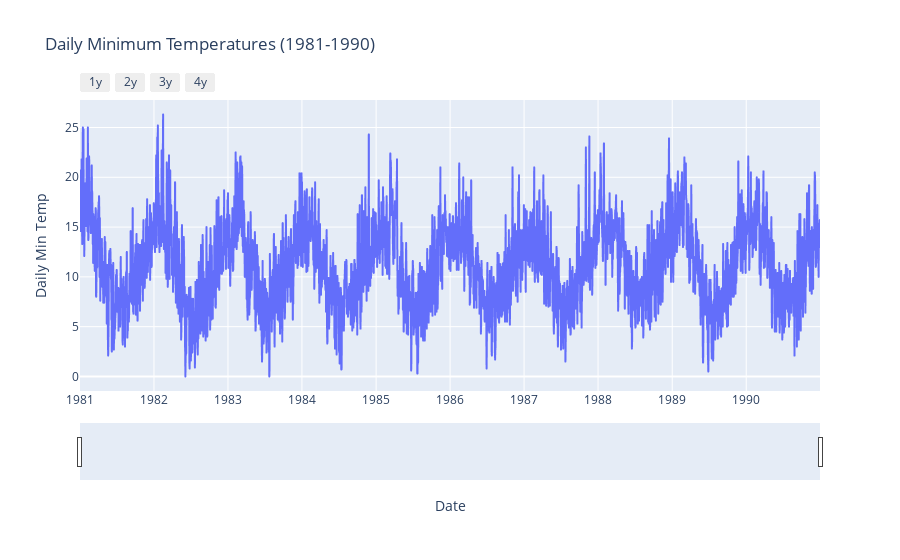

Here is the notebook cell this chart was saved with:
### Markdown cell above
Plotting Time Series...

### Code cell
import plotly.express as px

fig = px.line(df,x=df.index, y='Daily Min Temp', title='Daily Minimum Temperatures (1981-1990)')
fig.update_layout(
    xaxis=dict(
                rangeselector = dict(
                    buttons = list([
                dict(count=1,label ="1y", step="year",stepmode="backward"),
                dict(count=2,label ="2y", step="year",stepmode="backward"),
                dict(count=3,label ="3y", step="year",stepmode="backward"),
                dict(count=4,label ="4y", step="year",stepmode="backward"),
                  ])
                ),
                rangeslider=dict(
            visible=True
        ),
    ))

### Figure 1 — Plotly figure (JSON) as saved in the notebook; plotly's stock layout.template omitted (floating-point values rounded to 4 significant figures; data arrays with more than 128 entries replaced by an {"elided": "..."} marker saying what was removed)
{"data": [{"hovertemplate": "Date=%{x}<br>Daily Min Temp=%{y}<extra></extra>", "legendgroup": "", "line": {"color": "#636efa", "dash": "solid"}, "marker": {"symbol": "circle"}, "mode": "lines", "name": "", "showlegend": false, "type": "scattergl", "x": {"elided": "3650 str values"}, "xaxis": "x", "y": {"elided": "3650 float values"}, "yaxis": "y"}], "layout": {"legend": {"tracegroupgap": 0}, "title": {"text": "Daily Minimum Temperatures (1981-1990)"}, "xaxis": {"anchor": "y", "domain": [0, 1], "rangeselector": {"buttons": [{"count": 1, "label": "1y", "step": "year", "stepmode": "backward"}, {"count": 2, "label": "2y", "step": "year", "stepmode": "backward"}, {"count": 3, "label": "3y", "step": "year", "stepmode": "backward"}, {"count": 4, "label": "4y", "step": "year", "stepmode": "backward"}]}, "rangeslider": {"visible": true}, "title": {"text": "Date"}}, "yaxis": {"anchor": "x", "domain": [0, 1], "title": {"text": "Daily Min Temp"}}}}
